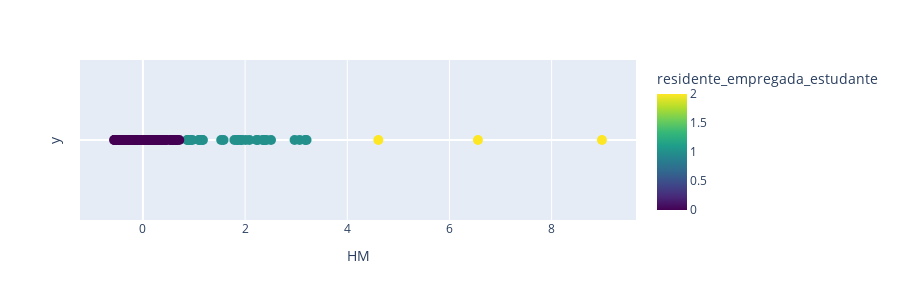

The code cell stored with this chart in its notebook:
### Code cell
clustered_df = aplicar_kmeans(only_municipalities_df,3,nome_cluster='residente_empregada_estudante')

save_clustered_df_to_csv(clustered_df,"csv_files/", "3_População residente empregada ou estudante.csv")

### Figure 1 — Plotly figure (JSON) as saved in the notebook; plotly's stock layout.template omitted (floating-point values rounded to 4 significant figures; data arrays with more than 128 entries replaced by an {"elided": "..."} marker saying what was removed)
{"data": [{"customdata": {"elided": "308x3 mixed values"}, "hovertemplate": "valor=%{x}<br>y=%{y}<br>local=%{customdata[0]}<br>codigo=%{customdata[1]}<br>HM=%{customdata[2]}<br>residente_empregada_estudante=%{marker.color}<extra></extra>", "legendgroup": "", "marker": {"color": {"elided": "308 int values"}, "coloraxis": "coloraxis", "size": 10, "symbol": "circle"}, "mode": "markers", "name": "", "orientation": "v", "showlegend": false, "type": "scatter", "x": {"elided": "308 float values"}, "xaxis": "x", "y": {"elided": "308 int values"}, "yaxis": "y"}], "layout": {"coloraxis": {"colorbar": {"title": {"text": "residente_empregada_estudante"}}, "colorscale": [[0, "#440154"], [0.1111, "#482878"], [0.2222, "#3e4989"], [0.3333, "#31688e"], [0.4444, "#26828e"], [0.5556, "#1f9e89"], [0.6667, "#35b779"], [0.7778, "#6ece58"], [0.8889, "#b5de2b"], [1, "#fde725"]]}, "height": 300, "legend": {"tracegroupgap": 0}, "margin": {"t": 60}, "xaxis": {"anchor": "y", "domain": [0, 1], "title": {"text": "HM"}}, "yaxis": {"anchor": "x", "domain": [0, 1], "showgrid": false, "showticklabels": false, "title": {"text": "y"}}}}
